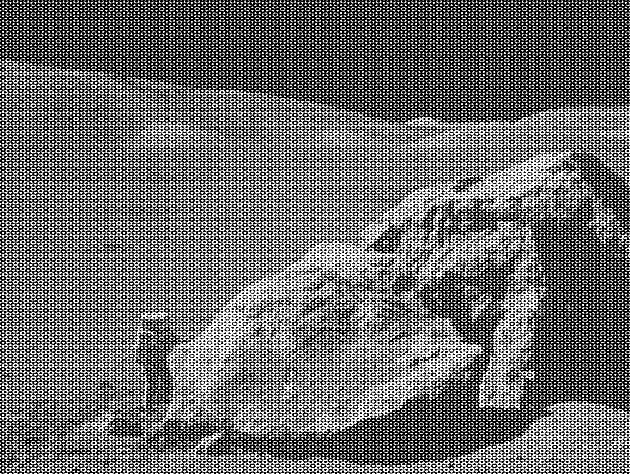
#> input picture DIP3E_Original/CH05_Images/Fig0516(a)(applo17_boulder_noisy).tif, 630 x 474 px, found by its file name
$ python bandpass_filtering.py
#> lines starting #> are read from the running program, lines starting #| are printed output that depends on the picture
#> further down, im is the input picture: shape (474, 630, 3); min 0, max 255, mean 108.1
#!/usr/bin/env python

# 频率域 - 带通滤波器
# H_bp(u,v) = 1 - H_br(u,v)
#

import cv2
import numpy as np
import matplotlib.pyplot as plt

def fft_im(im, plot: plt.Axes):
    gray_im = cv2.cvtColor(im, cv2.COLOR_BGR2GRAY)
    rows, cols = gray_im.shape[:2]
#> rows = 474; cols = 630
    M, N = rows*2, cols*2
#> M = 948; N = 1260
    ext_im = np.zeros((M, N))
    ext_im[0:rows, 0:cols] = gray_im
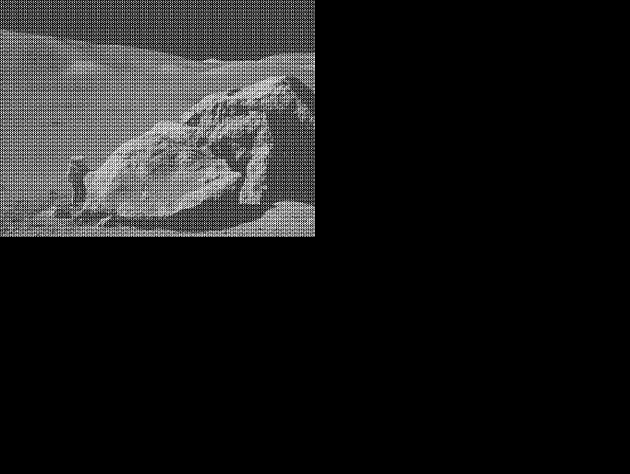
#> ext_im: shape (948, 1260) float64 (shown at 1/2 size); min 0, max 255, mean 27
    # fft and shift
    fft = np.fft.fft2(ext_im)
    fft_shift = np.fft.fftshift(fft)

    spectrum = np.log(np.abs(fft_shift))
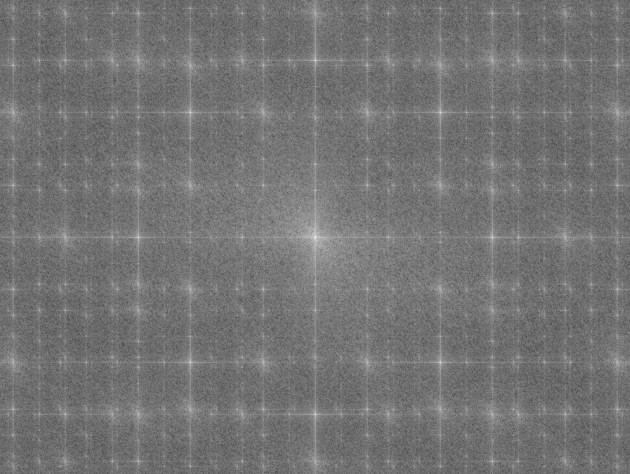
#> spectrum: shape (948, 1260) float64 (shown at 1/2 size); min 2.33, max 17.29, mean 9.13; drawn with min black and max white
    # test = np.ones((M,N))
    # test[spectrum>10] = 0
    # test[rows-130:rows+130,cols-130:cols+130] = 1
    plot.set_title('spectrum')
    plot.imshow(spectrum, cmap='gray')
    plot.set_xticks([])
    plot.set_yticks([])

    return fft_shift

def apply_bbp(fft, n, d0, w, plot: plt.Axes):
    '''
    巴特沃斯带通滤波器
    H(u,v) = 1 - 1/(1+(D*W/(D**2-D0**2))**2n)
    '''
#> called with fft = array of shape (948, 1260), n = 4, d0 = 350, w = 50
    M, N = np.shape(fft)
#> M = 948; N = 1260
    uu,vv = int(M/2), int(N/2)
#> uu = 474; vv = 630
    H = np.ones((M,N))
    for u in range(M):
        for v in range(N):
            powD = (u-uu)**2 + (v-vv)**2
            H[u,v] = 1/(1+(np.sqrt(powD)*w/(powD-d0**2))**(2*n))
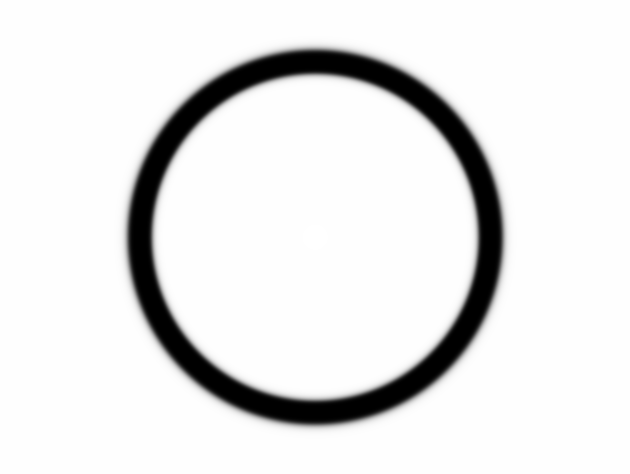
#> H: shape (948, 1260) float64 (shown at 1/2 size); min 0, max 1, mean 0.905
    filtered_fft = H * fft

    # H_show = np.uint8(255 * (H - np.min(H)) / (np.max(H) - np.min(H)))
    # print(H_show)
    plot.set_title('applied-spectrum')
    plot.imshow(np.log(np.abs(filtered_fft)), cmap='gray')
    # plot.imshow(H_show, cmap='gray')
    plot.set_xticks([])
    plot.set_yticks([])

    ifft_shift = np.fft.ifftshift(filtered_fft)
    ifft = np.fft.ifft2(ifft_shift)
    crop = ifft[0:uu,0:vv]
    return np.abs(crop)
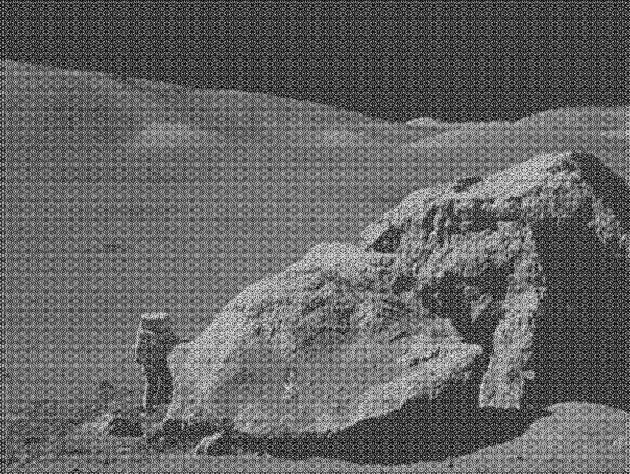
#> returned value: shape (474, 630) float64; min 0.00508, max 274.1, mean 108.1; drawn with min black and max white

if __name__ == '__main__':
    # 获取不到一个准确的频谱
    im = cv2.imread('DIP3E_CH05_Original_Images/Fig0516(a)(applo17_boulder_noisy).tif')
    figure = plt.figure()
    plot = figure.add_subplot(221)
    plot.set_title('origin')
    plot.imshow(im)
    plot.set_xticks([])
    plot.set_yticks([])

    fft = fft_im(im, figure.add_subplot(222))
    im_back = apply_bbp(fft, 4, 350, 50, figure.add_subplot(223))

    plotr = figure.add_subplot(224)
    plotr.set_title('results')
    plotr.imshow(im_back, cmap='gray')
    plotr.set_xticks([])
    plotr.set_yticks([])

    # [8 lines of commented-out code are left out]

    plt.show()
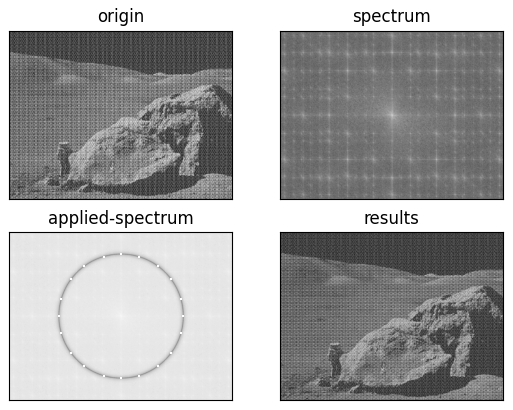
#> figure drawn by matplotlib, 4 panels
